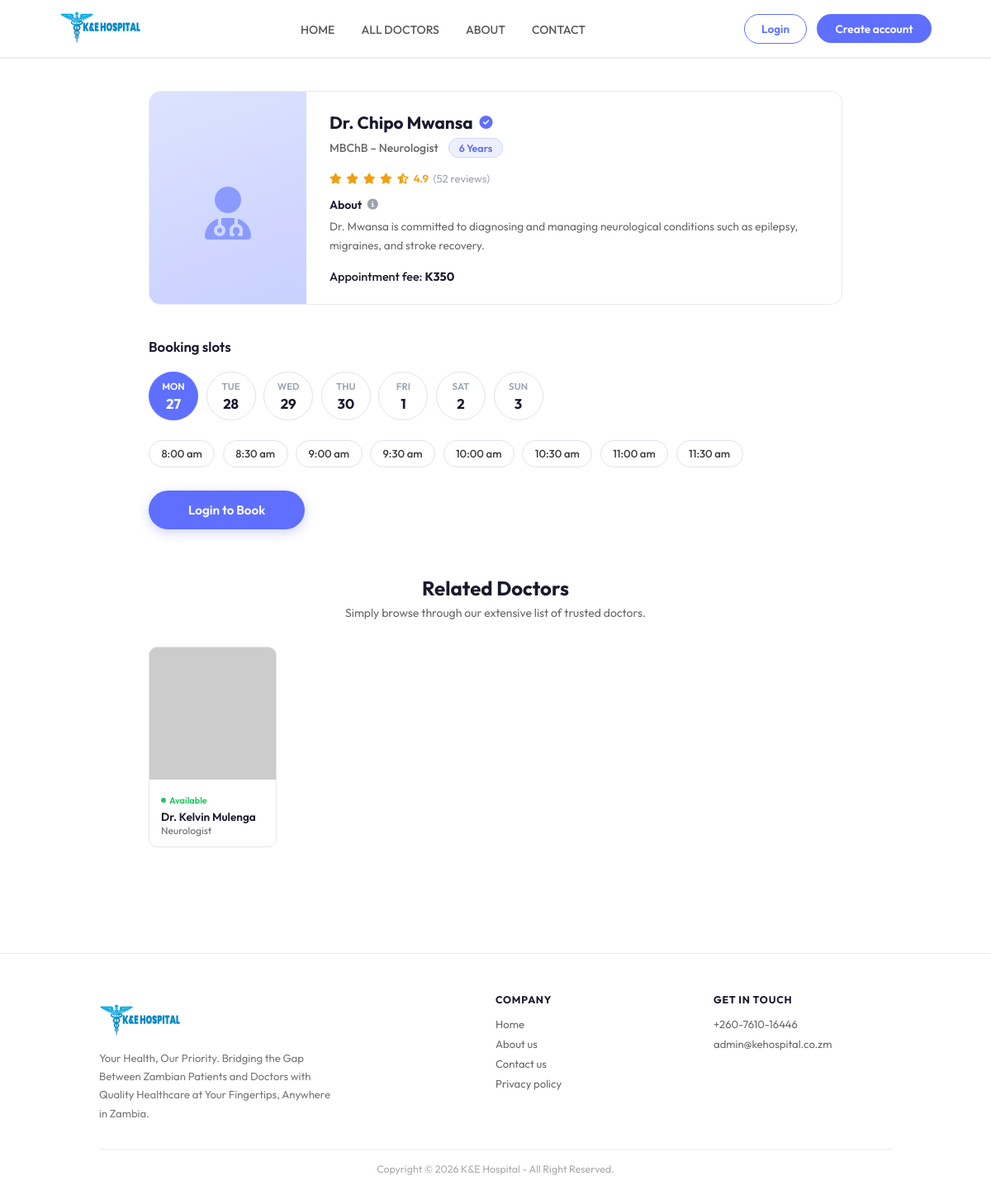
/frontend/appointment.php?doctor=doc5, run on an earlier commit of the app's database.
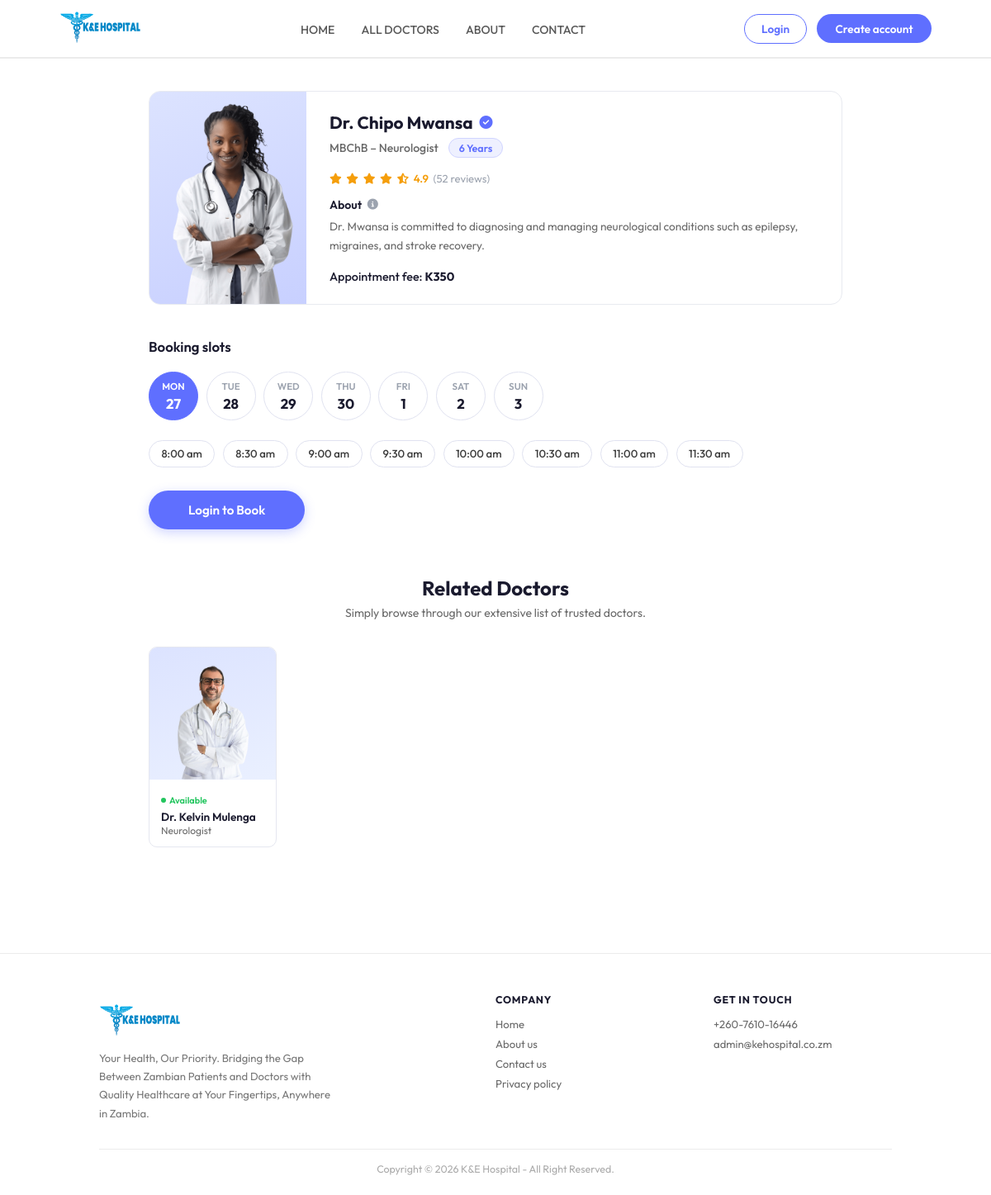
And on a later commit of the database.
### tables this page shows
CREATE TABLE doctors (
    doctor_id VARCHAR(50) PRIMARY KEY,
    name VARCHAR(100) NOT NULL,
    email VARCHAR(100) UNIQUE,
    password VARCHAR(255),  
    profile_image VARCHAR(255) DEFAULT '/frontend/assets/upload_area.png',  
    image_path VARCHAR(255),  
    speciality VARCHAR(100) NOT NULL,
    degree VARCHAR(50) NOT NULL,
    experience VARCHAR(50) NOT NULL,
    about TEXT,
    fees DECIMAL(10, 2) NOT NULL,
    address_line1 VARCHAR(255),
    address_line2 VARCHAR(255),
    consultation_duration INT DEFAULT 30,  
    is_available BOOLEAN DEFAULT TRUE,
    rating DECIMAL(3,2) DEFAULT 0,  
    total_reviews INT DEFAULT 0,
    created_at TIMESTAMP DEFAULT CURRENT_TIMESTAMP,
    updated_at TIMESTAMP DEFAULT CURRENT_TIMESTAMP ON UPDATE CURRENT_TIMESTAMP,
    INDEX idx_speciality (speciality),
    INDEX idx_is_available (is_available),
    INDEX idx_rating (rating)
);

### frontend/appointment.php (the view, shortened to what the changed rows need)
<?php
$host     = 'localhost';
$dbname   = 'ke_hospital';
$username = 'root';
$password = '';
$doctor_id = isset($_GET['doctor']) ? trim($_GET['doctor']) : '';
$doctor          = array();
$related_doctors = array();
try {
    $pdo = new PDO("mysql:host=$host;dbname=$dbname;charset=utf8", $username, $password);
    $pdo->setAttribute(PDO::ATTR_ERRMODE, PDO::ERRMODE_EXCEPTION);
    $pdo->setAttribute(PDO::ATTR_DEFAULT_FETCH_MODE, PDO::FETCH_ASSOC);
    $stmt = $pdo->prepare("SELECT * FROM doctors WHERE doctor_id = ?");
    $stmt->execute(array($doctor_id));
    $doctor = $stmt->fetch();
    $stmt3 = $pdo->prepare("
        SELECT doctor_id, name, speciality, profile_image, is_available
        FROM doctors
        WHERE speciality = ? AND doctor_id != ?
        ORDER BY rating DESC
        LIMIT 5
    ");
    $stmt3->execute(array($doctor['speciality'], $doctor_id));
    $related_doctors = $stmt3->fetchAll();
} catch (PDOException $e) {
    $error_message = 'Database error: ' . $e->getMessage();
    if (empty($doctor)) {
        $doctor = array(
            'doctor_id'    => $doctor_id,
            'name'         => 'Dr. Mwila Banda',
            'profile_image'=> 'assets/doc1.png',
            'speciality'   => 'General Physician',
            'degree'       => 'MBChB',
            'experience'   => '5 Years',
            'about'        => 'Dr. Banda provides comprehensive medical care, focusing on preventive health, chronic disease management, and family medicine.',
            'fees'         => 250,
            'address_line1'=> 'K&E-Hospital',
            'address_line2'=> 'Great East Road, Lusaka',
            'rating'       => 4.5,
            'total_reviews'=> 28,
            'is_available' => 1,
        );
    }
}
$doc_img = isset($doctor['profile_image']) ? $doctor['profile_image'] : '';
if (strpos($doc_img, '/') === 0) $doc_img = ltrim($doc_img, '/');
?>
<!DOCTYPE html>
<html lang="en">
<head>
<link rel="stylesheet" href="https://cdnjs.cloudflare.com/ajax/libs/font-awesome/6.5.0/css/all.min.css">
<link rel="stylesheet" href="./Css/appointment.css">
</head>
<body>
<?php require_once 'navbar.php'; ?>
<div class="page-wrap">
    <div class="doctor-card">
        <div class="doc-photo-col">
            <?php if ($doc_img): ?>
                <img
                    src="<?php echo htmlspecialchars($doc_img); ?>"
                    alt="<?php echo htmlspecialchars(isset($doctor['name']) ? $doctor['name'] : ''); ?>"
                    onerror="this.style.display='none';this.nextElementSibling.style.display='flex';">
                <div class="doc-photo-fallback" style="display:none;"><i class="fas fa-user-doctor"></i></div>
            <?php else: ?>
                <div class="doc-photo-fallback"><i class="fas fa-user-doctor"></i></div>
            <?php endif; ?>
        </div>
        <div class="doc-info-col">
            <div class="doc-name-row">
                <span class="doc-name"><?php echo htmlspecialchars(isset($doctor['name']) ? $doctor['name'] : ''); ?></span>
                <i class="fas fa-circle-check verified-icon"></i>
            </div>
            <div class="doc-meta-row">
                <span class="doc-degree-spec">
                    <?php echo htmlspecialchars(isset($doctor['degree']) ? $doctor['degree'] : ''); ?>
                    &ndash;
                    <?php echo htmlspecialchars(isset($doctor['speciality']) ? $doctor['speciality'] : ''); ?>
                </span>
                <span class="exp-badge"><?php echo htmlspecialchars(isset($doctor['experience']) ? $doctor['experience'] : ''); ?></span>
            </div>
            <?php if (!empty($doctor['rating']) && $doctor['rating'] > 0): ?>
            <div class="rating-row">
                <?php for ($s = 1; $s <= 5; $s++): ?>
                    <?php if ($s <= floor($doctor['rating'])): ?>
                        <i class="fas fa-star"></i>
                    <?php elseif ($s - $doctor['rating'] < 1): ?>
                        <i class="fas fa-star-half-alt"></i>
                    <?php else: ?>
                        <i class="far fa-star"></i>
                    <?php endif; ?>
                <?php endfor; ?>
                <?php echo number_format($doctor['rating'], 1); ?>
                <span>(<?php echo intval($doctor['total_reviews']); ?> reviews)</span>
            </div>
            <?php endif; ?>
            <div class="about-label" style="margin-top:0.9rem;">
                About <i class="fas fa-circle-info"></i>
            </div>
            <p class="about-text"><?php echo htmlspecialchars(isset($doctor['about']) ? $doctor['about'] : ''); ?></p>
            <div class="fee-row">
                Appointment fee: <strong>K<?php echo number_format(isset($doctor['fees']) ? $doctor['fees'] : 0); ?></strong>
            </div>
        </div>
    </div>
    <div class="booking-section">
        <h2 class="booking-title">Booking slots</h2>
    </div>
    <?php if (!empty($related_doctors)): ?>
    <div class="related-section">
        <div class="related-header">
            <h2>Related Doctors</h2>
        </div>
        <div class="related-grid">
            <?php foreach ($related_doctors as $rel):
                $rel_img = isset($rel['profile_image']) ? ltrim($rel['profile_image'], '/') : '';
                $rel_fallback = 'https://placehold.co/200x200/dce3ff/5f6fff?text=Dr';
            ?>
            <a href="appointment.php?doctor=<?php echo urlencode($rel['doctor_id']); ?>" class="rel-card">
                <div class="rel-img-wrap">
                    <?php if ($rel_img): ?>
                        <img
                            src="<?php echo htmlspecialchars($rel_img); ?>"
                            alt="<?php echo htmlspecialchars($rel['name']); ?>"
                            onerror="this.src='<?php echo $rel_fallback; ?>'">
                    <?php else: ?>
                        <div class="rel-img-fallback"><i class="fas fa-user-doctor"></i></div>
                    <?php endif; ?>
                </div>
                <div class="rel-body">
                    <?php if ($rel['is_available']): ?>
                    <div class="rel-avail">Available</div>
                    <?php endif; ?>
                    <div class="rel-name"><?php echo htmlspecialchars($rel['name']); ?></div>
                    <div class="rel-spec"><?php echo htmlspecialchars($rel['speciality']); ?></div>
                </div>
            </a>
            <?php endforeach; ?>
        </div>
    </div>
    <?php endif; ?>
</div>
</body>
</html>

What changed in the data, as far as the page shows it:
changed doctors "Dr. Chipo Mwansa": profile_image: picture added; profile_image "/assets/doctors/doc5.jpg" → "/assets/doc5.png" (drawn)
changed doctors "Dr. Kelvin Mulenga": profile_image: picture added in place of a placeholder
